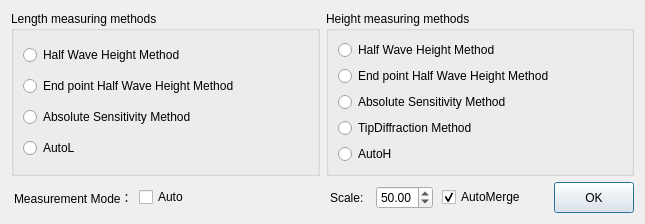
<?xml version="1.0" encoding="UTF-8"?>
<ui version="4.0">
 <class>DialogDefectMethodSelect</class>
 <widget class="QDialog" name="DialogDefectMethodSelect">
  <property name="geometry">
   <rect>
    <x>0</x>
    <y>0</y>
    <width>645</width>
    <height>216</height>
   </rect>
  </property>
  <property name="windowTitle">
   <string>Defect Method Select</string>
  </property>
  <layout class="QVBoxLayout" name="verticalLayout_3">
   <item>
    <layout class="QHBoxLayout" name="horizontalLayout">
     <item>
      <widget class="QGroupBox" name="groupBox">
       <property name="title">
        <string>Length measuring methods</string>
       </property>
       <property name="checkable">
        <bool>false</bool>
       </property>
       <property name="checked">
        <bool>false</bool>
       </property>
       <layout class="QVBoxLayout" name="verticalLayout">
        <item>
         <widget class="QRadioButton" name="halfWaveRadioL">
          <property name="text">
           <string>Half Wave Height Method</string>
          </property>
         </widget>
        </item>
        <item>
         <widget class="QRadioButton" name="endHalfWaveRadioL">
          <property name="text">
           <string>End point Half Wave Height Method</string>
          </property>
         </widget>
        </item>
        <item>
         <widget class="QRadioButton" name="sensitivityRadioL">
          <property name="text">
           <string>Absolute Sensitivity Method</string>
          </property>
         </widget>
        </item>
        <item>
         <widget class="QRadioButton" name="autoL">
          <property name="text">
           <string>AutoL</string>
          </property>
         </widget>
        </item>
       </layout>
      </widget>
     </item>
     <item>
      <widget class="QGroupBox" name="groupBox_2">
       <property name="title">
        <string>Height measuring methods</string>
       </property>
       <layout class="QVBoxLayout" name="verticalLayout_2">
        <item>
         <widget class="QRadioButton" name="halfWaveRadioH">
          <property name="text">
           <string>Half Wave Height Method</string>
          </property>
         </widget>
        </item>
        <item>
         <widget class="QRadioButton" name="endHalfWaveRadioH">
          <property name="text">
           <string>End point Half Wave Height Method</string>
          </property>
         </widget>
        </item>
        <item>
         <widget class="QRadioButton" name="sensitivityRadioH">
          <property name="text">
           <string>Absolute Sensitivity Method</string>
          </property>
         </widget>
        </item>
        <item>
         <widget class="QRadioButton" name="tipDiffractionH">
          <property name="text">
           <string>TipDiffraction Method</string>
          </property>
         </widget>
        </item>
        <item>
         <widget class="QRadioButton" name="autoH">
          <property name="text">
           <string>AutoH</string>
          </property>
         </widget>
        </item>
       </layout>
      </widget>
     </item>
    </layout>
   </item>
   <item>
    <layout class="QHBoxLayout" name="horizontalLayout_5" stretch="1,1">
     <property name="spacing">
      <number>9</number>
     </property>
     <item>
      <layout class="QHBoxLayout" name="horizontalLayout_3">
       <property name="spacing">
        <number>6</number>
       </property>
       <property name="leftMargin">
        <number>3</number>
       </property>
       <item>
        <widget class="QLabel" name="label_2">
         <property name="text">
          <string>Measurement Mode：</string>
         </property>
        </widget>
       </item>
       <item>
        <widget class="QCheckBox" name="autoIdentify">
         <property name="text">
          <string>Auto</string>
         </property>
        </widget>
       </item>
       <item>
        <spacer name="horizontalSpacer_2">
         <property name="orientation">
          <enum>Qt::Horizontal</enum>
         </property>
         <property name="sizeHint" stdset="0">
          <size>
           <width>40</width>
           <height>20</height>
          </size>
         </property>
        </spacer>
       </item>
      </layout>
     </item>
     <item>
      <layout class="QHBoxLayout" name="horizontalLayout_2">
       <property name="leftMargin">
        <number>3</number>
       </property>
       <item>
        <layout class="QHBoxLayout" name="horizontalLayout_4">
         <item>
          <widget class="QLabel" name="label">
           <property name="text">
            <string>Scale: </string>
           </property>
          </widget>
         </item>
         <item>
          <widget class="QDoubleSpinBox" name="scaleDoubleSpinBox">
           <property name="value">
            <double>50.000000000000000</double>
           </property>
          </widget>
         </item>
        </layout>
       </item>
       <item>
        <widget class="QCheckBox" name="autoMerge">
         <property name="text">
          <string>AutoMerge</string>
         </property>
         <property name="checked">
          <bool>true</bool>
         </property>
        </widget>
       </item>
       <item>
        <spacer name="horizontalSpacer">
         <property name="orientation">
          <enum>Qt::Horizontal</enum>
         </property>
         <property name="sizeHint" stdset="0">
          <size>
           <width>40</width>
           <height>20</height>
          </size>
         </property>
        </spacer>
       </item>
       <item>
        <widget class="QPushButton" name="pushButton">
         <property name="enabled">
          <bool>true</bool>
         </property>
         <property name="minimumSize">
          <size>
           <width>0</width>
           <height>31</height>
          </size>
         </property>
         <property name="text">
          <string>OK</string>
         </property>
        </widget>
       </item>
      </layout>
     </item>
    </layout>
   </item>
  </layout>
 </widget>
 <resources/>
 <connections/>
</ui>
